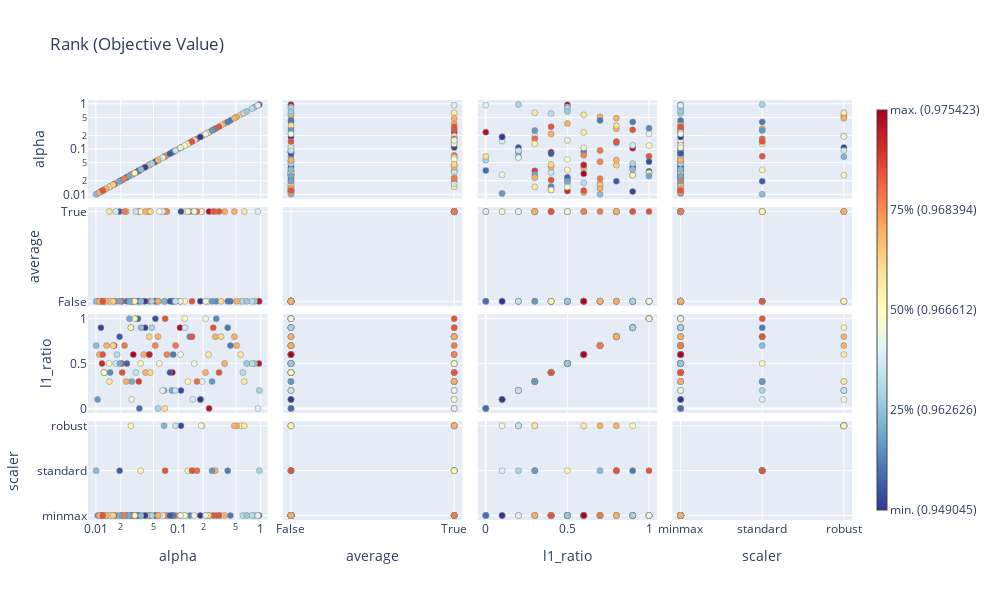

Notebook source saved alongside this figure:
### Code cell
fig = plot_rank(study)
fig.update_layout(width=1000, height=600)
